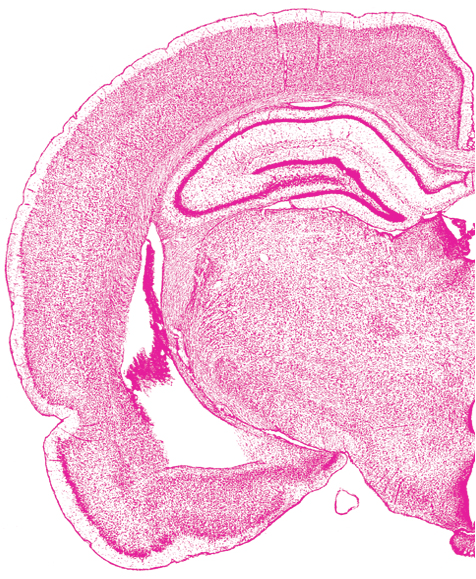
#> input picture nissl/32.png, 476 x 579 px
$ python brute_force_matching.py
#> lines starting #> are read from the running program, lines starting #| are printed output that depends on the picture
# -*- coding: utf-8 -*-
import numpy as np
import cv2
from matplotlib import pyplot as plt
from PIL import Image, ImageOps
from util import get_hist, get_map, get_hist_gray, get_map_gray
from lib_segment import segment_label, segment_ncut, segment_ncut2

def drawMatches(img1, kp1, img2, kp2, matches):
    """
    My own implementation of cv2.drawMatches as OpenCV 2.4.9
    does not have this function available but it's supported in
    OpenCV 3.0.0

    This function takes in two images with their associated
    keypoints, as well as a list of DMatch data structure (matches)
    that contains which keypoints matched in which images.

    An image will be produced where a montage is shown with
    the first image followed by the second image beside it.

    Keypoints are delineated with circles, while lines are connected
    between matching keypoints.

    img1,img2 - Grayscale images
    kp1,kp2 - Detected list of keypoints through any of the OpenCV keypoint
              detection algorithms
    matches - A list of matches of corresponding keypoints through any
              OpenCV keypoint matching algorithm
    """

    img1 = img1[:,:,:3]
    img2 = img2[:,:,:3]

    # Create a new output image that concatenates the two images together
    # (a.k.a) a montage
    rows1 = img1.shape[0]
    cols1 = img1.shape[1]
    rows2 = img2.shape[0]
    cols2 = img2.shape[1]

    #out = np.zeros((max([rows1,rows2]),cols1+cols2,3), dtype='uint8')
    out = np.hstack([img1, img2])

    # For each pair of points we have between both images
    # draw circles, then connect a line between them
    for mat in matches:
        c = np.random.randint(10,256,3)

        # Get the matching keypoints for each of the images
        img1_idx = mat.queryIdx
        img2_idx = mat.trainIdx

        # x - columns
        # y - rows
        (x1,y1) = kp1[img1_idx].pt
        (x2,y2) = kp2[img2_idx].pt

        # Draw a small circle at both co-ordinates
        # radius 4
        # colour blue
        # thickness = 1
        cv2.circle(out, (int(x1),int(y1)), 4, c, 1)
        cv2.circle(out, (int(x2)+cols1,int(y2)), 4, c, 1)

        # Draw a line in between the two points
        # thickness = 1
        # colour blue
        cv2.line(out, (int(x1),int(y1)), (int(x2)+cols1,int(y2)), c, 1)

    # Also return the image if you'd like a copy
    return out

flatten = lambda l: [item for sublist in l for item in sublist]

# [7 lines of commented-out code are left out]

plt.gray()

# [6 lines of commented-out code are left out]

algorithm = "SIFT"

# [9 lines of commented-out code are left out]

nissl = Image.open("./nissl/32.png")
#> nissl is the input picture: PIL image 476x579 RGB; mean R, G, B 245.4, 195.9, 220.9

img1 = np.array(nissl)
img1_g = np.array(nissl.convert("L"))
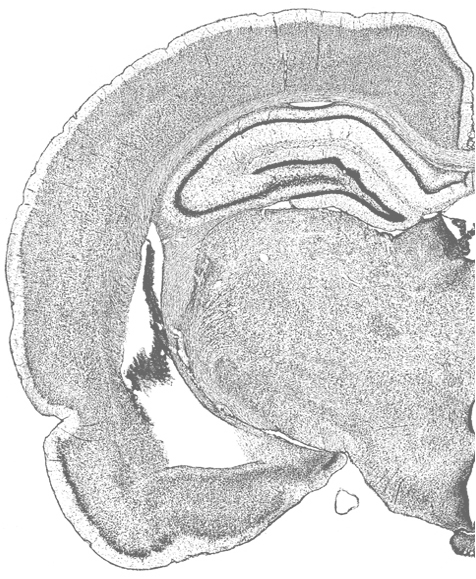
#> img1_g: shape (579, 476); min 101, max 255, mean 213.5

img2 = np.array(nissl)[:, 100:200]
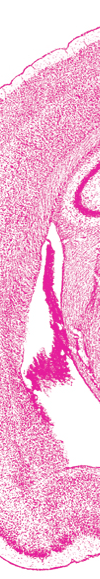
#> img2: shape (579, 100, 3); mean R, G, B 244, 186.2, 215.8
img2_g = np.array(nissl.convert("L"))[:, 100:200]
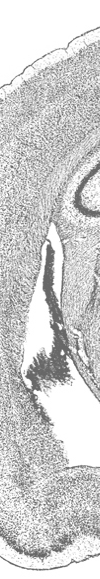
#> img2_g: shape (579, 100); min 101, max 255, mean 206.9
cut_color = np.array(nissl)[:, 100:200, :]


if algorithm == "ORB":
    orb = cv2.ORB_create()
    kp1, des1 = orb.detectAndCompute(img1_g,None)
    kp2, des2 = orb.detectAndCompute(img2_g,None)
    bf = cv2.BFMatcher(cv2.NORM_HAMMING, crossCheck=True)
    matches = bf.match(des1,des2)
    matches = sorted(matches, key = lambda x:x.distance)

    output = drawMatches(img1, kp1, img2, kp2, matches[:15])
else:
    sift = cv2.xfeatures2d.SIFT_create()
    # find the keypoints and descriptors with SIFT
    kp1, des1 = sift.detectAndCompute(img1_g,None)
#> kp1 = 2137 keypoints; strongest (x, y, size): (162, 353, 2.7), (471, 553, 1.8), (62, 420, 2.3), (351, 461, 2)
    kp2, des2 = sift.detectAndCompute(img2_g,None)
#> kp2 = 403 keypoints; strongest (x, y, size): (62, 353, 2.7), (28, 383, 4.8), (60, 328, 2.1), (60, 327, 3.2)

    # BFMatcher with default params
    bf = cv2.BFMatcher()
    matches = bf.knnMatch(des1,des2, k=2)
#> matches = 2137 matches
    # Apply ratio test
    good = []
    for m,n in matches:
        if m.distance < 0.5*n.distance:
           # Removed the brackets around m
           good.append(m)
#> after the loop, good = 371 matches


    output = drawMatches(img1, kp1, img2, kp2, good)
#> in drawMatches, `out = np.hstack([img1, img2])`:
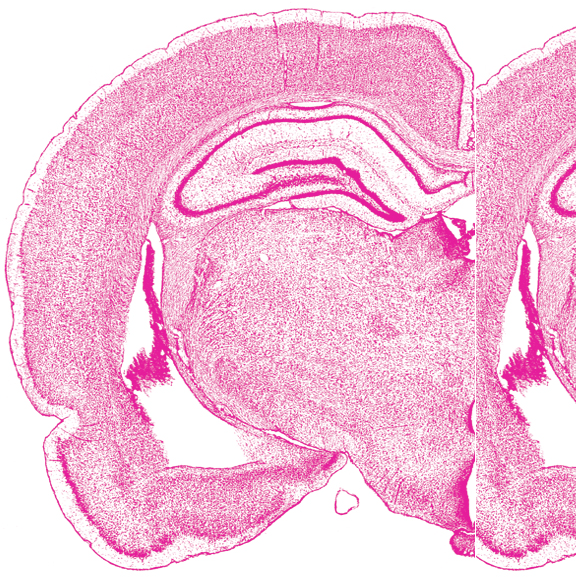
#> out: shape (579, 576, 3); mean R, G, B 245.1, 194.2, 220
#> the loop in drawMatches, `for mat in matches:` made 371 passes
#> (c, img1_idx, img2_idx, x1, y1, x2, y2) on passes 1 to 3: ([182, 57, 127], 306, 5, 104.2, 164.7, 4.23, 164.7), ([202, 77, 205], 307, 6, 104.5, 319.2, 4.47, 319.2), ([113, 19, 221], 308, 7, 104.5, 319.2, 4.47, 319.2)
#> after the loop in drawMatches, `for mat in matches:`:
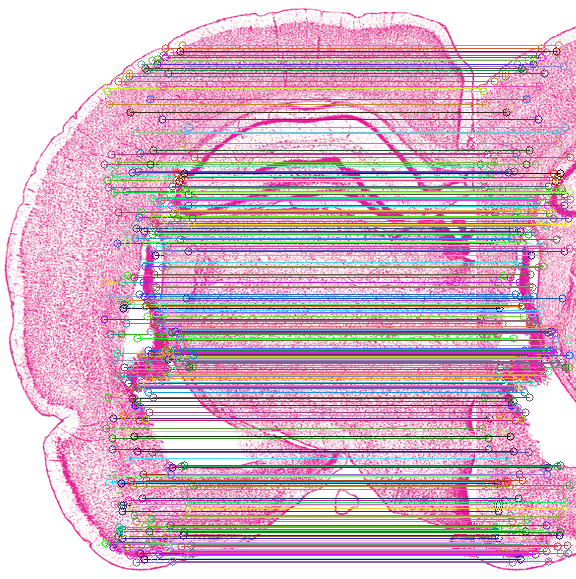
#> out: shape (579, 576, 3); mean R, G, B 212.3, 178.8, 195.3

# Show the image
plt.figure(0, figsize=(15, 15))
plt.imshow(output)

plt.figure(1)
plt.imshow(cut_color)
